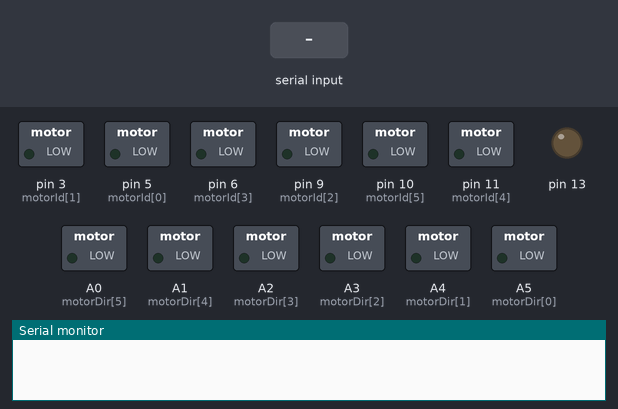
A sketch run on a simulated Arduino Uno, built with avr-gcc and run on an emulated ATmega328P. Parts: switched loads named in the sketch (green lamp = pin HIGH), output pins drawn as LEDs (lit = HIGH), the last lines printed to the serial monitor. Inputs (shaded band) come from the test bench.

Above: at 1.2 s.
1.3 s: "true:1&" received over Serial
At 2.5 s:
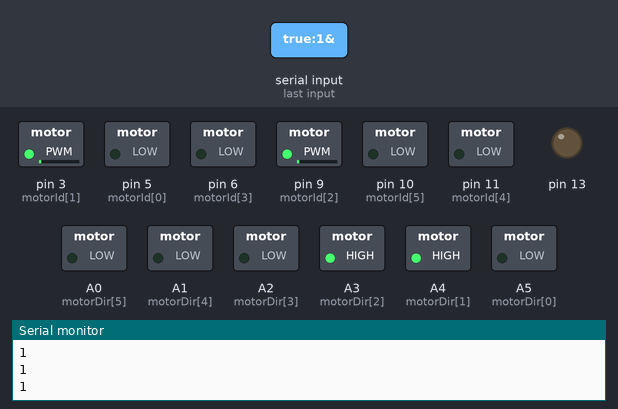
2.8 s: "true:150&" received over Serial
At 3.7 s:
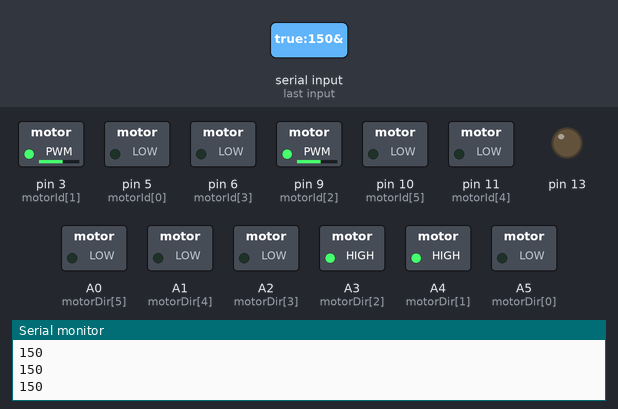
4.3 s: "90:45&" received over Serial
At 4.7 s:
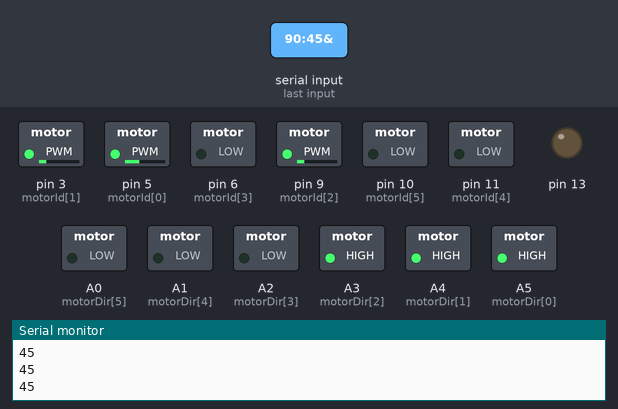
5.8 s: "30:150&" received over Serial
At 7.0 s:
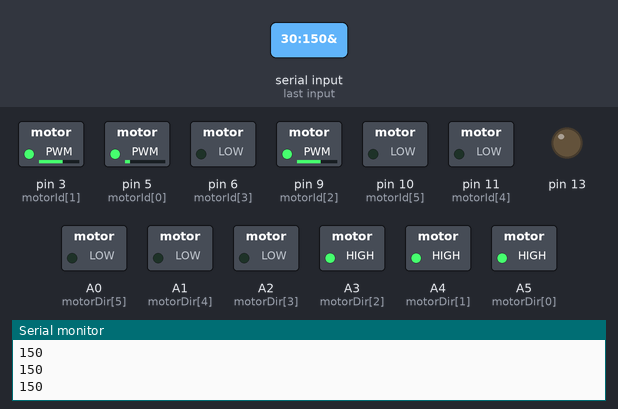
7.3 s: "5&" received over Serial
At 8.0 s:
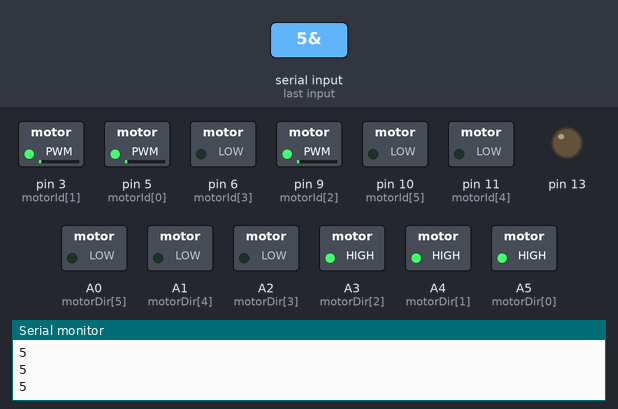
8.8 s: "200&" received over Serial
At 9.2 s:
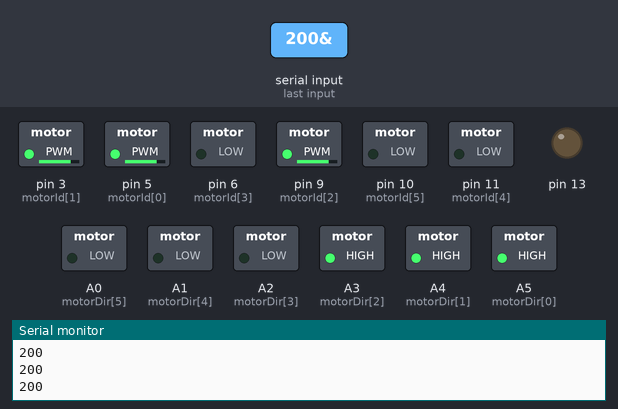
Timing chart, 0 to 11.3 s (numbered marks = the images above; inputs shaded):
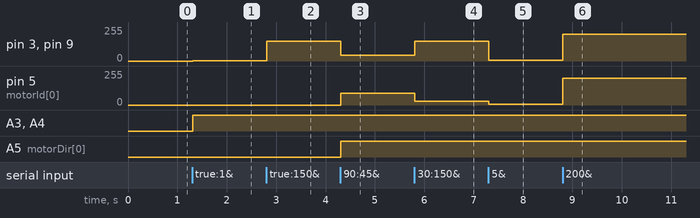

Measured:
- after the input at 1.3 s, pin 3 (motorId[1]), pin 9 (motorId[2]): 0/255 → 1/255 at once; A3 (motorDir[2]), A4 (motorDir[1]): LOW → HIGH at once
- after the input at 2.8 s, pin 3 (motorId[1]), pin 9 (motorId[2]): 1/255 → 150/255 at once
- after the input at 4.3 s, pin 3 (motorId[1]), pin 9 (motorId[2]): 150/255 → 45/255 at once; pin 5 (motorId[0]): 0/255 → 90/255 at once; A5 (motorDir[0]): LOW → HIGH at once
- after the input at 5.8 s, pin 3 (motorId[1]), pin 9 (motorId[2]): 45/255 → 150/255 at once; pin 5 (motorId[0]): 90/255 → 30/255 at once
- after the input at 7.3 s, pin 3 (motorId[1]), pin 9 (motorId[2]): 150/255 → 5/255 at once; pin 5 (motorId[0]): 30/255 → 5/255 at once
- after the input at 8.8 s, pin 3 (motorId[1]), pin 5 (motorId[0]), pin 9 (motorId[2]): 5/255 → 200/255 at once

The sketch:

serial_test.ino
```cpp
const int motorId[6] = {5,3,9,6,11,10};
const int motorDir[6] = {A5,A4,A3,A2,A1,A0};

void motor_init(){
  for(int i=0; i<6; i++){
    pinMode(motorId[i],OUTPUT);
    pinMode(motorDir[i],OUTPUT);
  }
}
void motor_control(int motorindex, int motorspeed){
  if (motorindex > 0 && motorindex <= 6 && motorspeed >= 0 && motorspeed <= 255){
    analogWrite(motorId[motorindex-1], motorspeed);
    digitalWrite (motorDir[motorindex-1], 0);
  }
  else if (motorindex > 0 && motorindex <= 6 && motorspeed < 0 && motorspeed >= -255){
    analogWrite (motorId[motorindex-1], abs(motorspeed));
    digitalWrite (motorDir[motorindex-1], 1);
  }
}
void setup() {
  // put your setup code here, to run once:
  motor_init();
  // for display purpose
  pinMode(13,OUTPUT);
  Serial.begin(9600);
}

void loop() {
  // put your main code here, to run repeatedly:
  if(Serial.available() > 0)
  {
    /***
     *  Command format:
     *    p1:r1:p2:r2:p3:r3&
     */
    String cmd = Serial.readStringUntil('&');

    int end = 0;
    int power = 0;
    for(int count = 0; count < 6; count++)
    {
      end = cmd.indexOf(':');
      String val = cmd.substring(0,end);
      cmd = cmd.substring(end + 1,cmd.length());
      Serial.println(val);

      if(count % 2 == 0)
      {
          power = val.toFloat();
      }else
      {
          power *= (val.equals("true")?1:-1);
          // motor index can be inferred from "count"
          motor_control(count/2 + 1,power);
          power = 0;
      }
    }
//    while((end = cmd.indexOf(':')) != -1)
//    {
//      String val = cmd.substring(0,end);
//      cmd = cmd.substring(end + 1,cmd.length());
//      Serial.println(cmd);
//      // numbers in odd indices contain motor power
//      if(count % 2 == 0)
//      {
//          power = val.toFloat();
//      }else
//      {
//          power *= (val.equals("true")?1:-1);
//          // motor index can be inferred from "count"
//          motor_control(count/2 + 1,power);
//          power = 0;
//      }
//      count++;
//    }
  }
}
```
